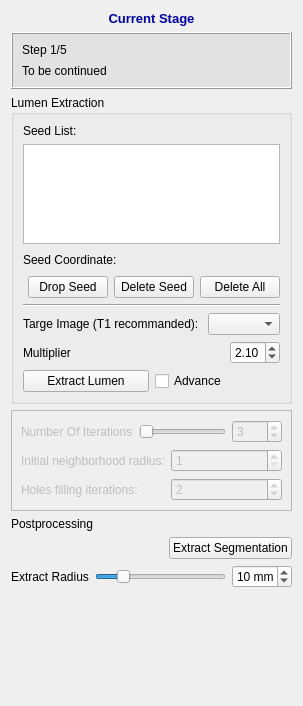
<?xml version="1.0" encoding="UTF-8"?>
<ui version="4.0">
 <class>QInteractorStyleLumenSeedsPlacer</class>
 <widget class="QWidget" name="QInteractorStyleLumenSeedsPlacer">
  <property name="geometry">
   <rect>
    <x>0</x>
    <y>0</y>
    <width>295</width>
    <height>706</height>
   </rect>
  </property>
  <property name="windowTitle">
   <string>SeedsPlacer</string>
  </property>
  <layout class="QVBoxLayout" name="verticalLayout_2">
   <item>
    <widget class="QLabel" name="label_39">
     <property name="font">
      <font>
       <pointsize>10</pointsize>
       <weight>75</weight>
       <bold>true</bold>
      </font>
     </property>
     <property name="text">
      <string>&lt;html&gt;&lt;head/&gt;&lt;body&gt;&lt;p&gt;&lt;span style=&quot; color:#0000a5;&quot;&gt;Current Stage&lt;/span&gt;&lt;/p&gt;&lt;/body&gt;&lt;/html&gt;</string>
     </property>
     <property name="alignment">
      <set>Qt::AlignCenter</set>
     </property>
    </widget>
   </item>
   <item>
    <widget class="QFrame" name="frame_10">
     <property name="minimumSize">
      <size>
       <width>0</width>
       <height>0</height>
      </size>
     </property>
     <property name="font">
      <font>
       <family>Arial</family>
       <pointsize>10</pointsize>
      </font>
     </property>
     <property name="styleSheet">
      <string notr="true">background-color: rgb(226, 226, 226)</string>
     </property>
     <property name="frameShape">
      <enum>QFrame::Box</enum>
     </property>
     <property name="frameShadow">
      <enum>QFrame::Raised</enum>
     </property>
     <property name="lineWidth">
      <number>1</number>
     </property>
     <layout class="QVBoxLayout" name="verticalLayout_25">
      <property name="spacing">
       <number>7</number>
      </property>
      <item>
       <layout class="QVBoxLayout" name="verticalLayout_26">
        <property name="spacing">
         <number>7</number>
        </property>
        <item>
         <layout class="QHBoxLayout" name="horizontalLayout_17">
          <item>
           <widget class="QLabel" name="label_40">
            <property name="font">
             <font>
              <family>Arial</family>
             </font>
            </property>
            <property name="text">
             <string>Step 1/5</string>
            </property>
           </widget>
          </item>
         </layout>
        </item>
       </layout>
      </item>
      <item>
       <widget class="QLabel" name="label_11">
        <property name="text">
         <string>To be continued</string>
        </property>
        <property name="wordWrap">
         <bool>true</bool>
        </property>
       </widget>
      </item>
     </layout>
    </widget>
   </item>
   <item>
    <widget class="QGroupBox" name="groupBox_4">
     <property name="title">
      <string>Lumen Extraction</string>
     </property>
     <layout class="QVBoxLayout" name="verticalLayout">
      <item>
       <widget class="QLabel" name="label_60">
        <property name="text">
         <string>Seed List:</string>
        </property>
       </widget>
      </item>
      <item>
       <widget class="QListWidget" name="listWidgetSeedList">
        <property name="maximumSize">
         <size>
          <width>16777215</width>
          <height>100</height>
         </size>
        </property>
       </widget>
      </item>
      <item>
       <layout class="QHBoxLayout" name="horizontalLayout_18">
        <item>
         <widget class="QLabel" name="label_61">
          <property name="text">
           <string>Seed Coordinate: </string>
          </property>
         </widget>
        </item>
        <item>
         <widget class="QLabel" name="labelSeedCoordinate">
          <property name="text">
           <string/>
          </property>
         </widget>
        </item>
        <item>
         <spacer name="horizontalSpacer_4">
          <property name="orientation">
           <enum>Qt::Horizontal</enum>
          </property>
          <property name="sizeHint" stdset="0">
           <size>
            <width>40</width>
            <height>20</height>
           </size>
          </property>
         </spacer>
        </item>
       </layout>
      </item>
      <item>
       <layout class="QHBoxLayout" name="horizontalLayout_33">
        <item>
         <spacer name="horizontalSpacer_2">
          <property name="orientation">
           <enum>Qt::Horizontal</enum>
          </property>
          <property name="sizeHint" stdset="0">
           <size>
            <width>40</width>
            <height>20</height>
           </size>
          </property>
         </spacer>
        </item>
        <item>
         <widget class="QPushButton" name="dropSeedPushButton">
          <property name="text">
           <string>Drop Seed</string>
          </property>
         </widget>
        </item>
        <item>
         <widget class="QPushButton" name="pushBtnDeleteSeed">
          <property name="sizePolicy">
           <sizepolicy hsizetype="Preferred" vsizetype="Fixed">
            <horstretch>0</horstretch>
            <verstretch>0</verstretch>
           </sizepolicy>
          </property>
          <property name="minimumSize">
           <size>
            <width>0</width>
            <height>0</height>
           </size>
          </property>
          <property name="maximumSize">
           <size>
            <width>150</width>
            <height>16777215</height>
           </size>
          </property>
          <property name="text">
           <string>Delete Seed</string>
          </property>
         </widget>
        </item>
        <item>
         <widget class="QPushButton" name="deleteAllSeedsPushButton">
          <property name="text">
           <string>Delete All</string>
          </property>
         </widget>
        </item>
       </layout>
      </item>
      <item>
       <widget class="Line" name="line">
        <property name="orientation">
         <enum>Qt::Horizontal</enum>
        </property>
       </widget>
      </item>
      <item>
       <layout class="QHBoxLayout" name="horizontalLayout_35">
        <item>
         <widget class="QLabel" name="label_62">
          <property name="text">
           <string>Targe Image (T1 recommanded): </string>
          </property>
         </widget>
        </item>
        <item>
         <widget class="QComboBox" name="comboBoxTargeImage"/>
        </item>
       </layout>
      </item>
      <item>
       <layout class="QHBoxLayout" name="horizontalLayout_10">
        <item>
         <widget class="QLabel" name="label_4">
          <property name="text">
           <string>Multiplier</string>
          </property>
         </widget>
        </item>
        <item>
         <spacer name="horizontalSpacer_3">
          <property name="orientation">
           <enum>Qt::Horizontal</enum>
          </property>
          <property name="sizeHint" stdset="0">
           <size>
            <width>40</width>
            <height>20</height>
           </size>
          </property>
         </spacer>
        </item>
        <item>
         <widget class="QDoubleSpinBox" name="doubleSpinBoxMultiplier">
          <property name="minimumSize">
           <size>
            <width>50</width>
            <height>0</height>
           </size>
          </property>
          <property name="maximumSize">
           <size>
            <width>50</width>
            <height>16777215</height>
           </size>
          </property>
          <property name="minimum">
           <double>1.700000000000000</double>
          </property>
          <property name="maximum">
           <double>2.500000000000000</double>
          </property>
          <property name="singleStep">
           <double>0.050000000000000</double>
          </property>
          <property name="value">
           <double>2.100000000000000</double>
          </property>
         </widget>
        </item>
       </layout>
      </item>
      <item>
       <layout class="QHBoxLayout" name="horizontalLayout">
        <item>
         <widget class="QPushButton" name="pushBtnExtractLumen">
          <property name="sizePolicy">
           <sizepolicy hsizetype="Preferred" vsizetype="Fixed">
            <horstretch>0</horstretch>
            <verstretch>0</verstretch>
           </sizepolicy>
          </property>
          <property name="text">
           <string>Extract Lumen</string>
          </property>
         </widget>
        </item>
        <item>
         <widget class="QCheckBox" name="checkBox">
          <property name="sizePolicy">
           <sizepolicy hsizetype="Preferred" vsizetype="Fixed">
            <horstretch>0</horstretch>
            <verstretch>0</verstretch>
           </sizepolicy>
          </property>
          <property name="minimumSize">
           <size>
            <width>0</width>
            <height>0</height>
           </size>
          </property>
          <property name="text">
           <string>Advance</string>
          </property>
         </widget>
        </item>
       </layout>
      </item>
     </layout>
     <zorder>line</zorder>
     <zorder>listWidgetSeedList</zorder>
     <zorder>label_60</zorder>
    </widget>
   </item>
   <item>
    <widget class="QFrame" name="frame">
     <property name="enabled">
      <bool>false</bool>
     </property>
     <property name="frameShape">
      <enum>QFrame::StyledPanel</enum>
     </property>
     <property name="frameShadow">
      <enum>QFrame::Raised</enum>
     </property>
     <layout class="QGridLayout" name="gridLayout">
      <item row="2" column="1">
       <widget class="QSpinBox" name="spinBox">
        <property name="value">
         <number>2</number>
        </property>
       </widget>
      </item>
      <item row="2" column="0">
       <widget class="QLabel" name="label_8">
        <property name="text">
         <string>Holes filling iterations: </string>
        </property>
       </widget>
      </item>
      <item row="1" column="0">
       <widget class="QLabel" name="label">
        <property name="text">
         <string>Initial neighborhood radius:</string>
        </property>
       </widget>
      </item>
      <item row="1" column="1">
       <widget class="QSpinBox" name="initialNeighbodhoodSpinBox">
        <property name="minimum">
         <number>1</number>
        </property>
        <property name="maximum">
         <number>10</number>
        </property>
        <property name="displayIntegerBase" stdset="0">
         <number>10</number>
        </property>
       </widget>
      </item>
      <item row="0" column="0" colspan="2">
       <layout class="QHBoxLayout" name="horizontalLayout_14">
        <item>
         <widget class="QLabel" name="label_3">
          <property name="text">
           <string>Number Of Iterations</string>
          </property>
         </widget>
        </item>
        <item>
         <widget class="QSlider" name="numberOfIterationsSliderInit">
          <property name="minimum">
           <number>3</number>
          </property>
          <property name="maximum">
           <number>20</number>
          </property>
          <property name="value">
           <number>3</number>
          </property>
          <property name="sliderPosition">
           <number>3</number>
          </property>
          <property name="orientation">
           <enum>Qt::Horizontal</enum>
          </property>
         </widget>
        </item>
        <item>
         <widget class="QSpinBox" name="numberOfIterationsSpinBox">
          <property name="minimumSize">
           <size>
            <width>50</width>
            <height>0</height>
           </size>
          </property>
          <property name="maximumSize">
           <size>
            <width>50</width>
            <height>16777215</height>
           </size>
          </property>
          <property name="minimum">
           <number>1</number>
          </property>
          <property name="maximum">
           <number>20</number>
          </property>
          <property name="value">
           <number>3</number>
          </property>
         </widget>
        </item>
       </layout>
      </item>
     </layout>
    </widget>
   </item>
   <item>
    <widget class="QLabel" name="label_6">
     <property name="text">
      <string>Postprocessing</string>
     </property>
    </widget>
   </item>
   <item>
    <layout class="QHBoxLayout" name="horizontalLayout_3">
     <item>
      <spacer name="horizontalSpacer_7">
       <property name="orientation">
        <enum>Qt::Horizontal</enum>
       </property>
       <property name="sizeHint" stdset="0">
        <size>
         <width>40</width>
         <height>20</height>
        </size>
       </property>
      </spacer>
     </item>
     <item>
      <widget class="QPushButton" name="pushBtnExtractSegmentation">
       <property name="sizePolicy">
        <sizepolicy hsizetype="Preferred" vsizetype="Fixed">
         <horstretch>0</horstretch>
         <verstretch>0</verstretch>
        </sizepolicy>
       </property>
       <property name="text">
        <string>Extract Segmentation</string>
       </property>
      </widget>
     </item>
    </layout>
   </item>
   <item>
    <layout class="QHBoxLayout" name="horizontalLayout_2">
     <item>
      <widget class="QLabel" name="label_5">
       <property name="text">
        <string>Extract Radius</string>
       </property>
      </widget>
     </item>
     <item>
      <widget class="QSlider" name="hSliderExtractRadius">
       <property name="minimum">
        <number>1</number>
       </property>
       <property name="maximum">
        <number>50</number>
       </property>
       <property name="singleStep">
        <number>5</number>
       </property>
       <property name="value">
        <number>10</number>
       </property>
       <property name="orientation">
        <enum>Qt::Horizontal</enum>
       </property>
      </widget>
     </item>
     <item>
      <widget class="QSpinBox" name="spinBoxExtractRadius">
       <property name="minimumSize">
        <size>
         <width>50</width>
         <height>0</height>
        </size>
       </property>
       <property name="maximumSize">
        <size>
         <width>60</width>
         <height>16777215</height>
        </size>
       </property>
       <property name="suffix">
        <string> mm</string>
       </property>
       <property name="prefix">
        <string/>
       </property>
       <property name="maximum">
        <number>50</number>
       </property>
       <property name="singleStep">
        <number>5</number>
       </property>
       <property name="value">
        <number>10</number>
       </property>
      </widget>
     </item>
    </layout>
   </item>
   <item>
    <spacer name="verticalSpacer_4">
     <property name="orientation">
      <enum>Qt::Vertical</enum>
     </property>
     <property name="sizeHint" stdset="0">
      <size>
       <width>20</width>
       <height>104</height>
      </size>
     </property>
    </spacer>
   </item>
  </layout>
 </widget>
 <resources/>
 <connections>
  <connection>
   <sender>numberOfIterationsSliderInit</sender>
   <signal>sliderMoved(int)</signal>
   <receiver>numberOfIterationsSpinBox</receiver>
   <slot>setValue(int)</slot>
   <hints>
    <hint type="sourcelabel">
     <x>218</x>
     <y>437</y>
    </hint>
    <hint type="destinationlabel">
     <x>274</x>
     <y>436</y>
    </hint>
   </hints>
  </connection>
  <connection>
   <sender>numberOfIterationsSpinBox</sender>
   <signal>valueChanged(int)</signal>
   <receiver>numberOfIterationsSliderInit</receiver>
   <slot>setValue(int)</slot>
   <hints>
    <hint type="sourcelabel">
     <x>274</x>
     <y>436</y>
    </hint>
    <hint type="destinationlabel">
     <x>218</x>
     <y>437</y>
    </hint>
   </hints>
  </connection>
  <connection>
   <sender>checkBox</sender>
   <signal>clicked(bool)</signal>
   <receiver>frame</receiver>
   <slot>setEnabled(bool)</slot>
   <hints>
    <hint type="sourcelabel">
     <x>274</x>
     <y>383</y>
    </hint>
    <hint type="destinationlabel">
     <x>237</x>
     <y>426</y>
    </hint>
   </hints>
  </connection>
  <connection>
   <sender>hSliderExtractRadius</sender>
   <signal>valueChanged(int)</signal>
   <receiver>spinBoxExtractRadius</receiver>
   <slot>setValue(int)</slot>
   <hints>
    <hint type="sourcelabel">
     <x>171</x>
     <y>570</y>
    </hint>
    <hint type="destinationlabel">
     <x>271</x>
     <y>571</y>
    </hint>
   </hints>
  </connection>
  <connection>
   <sender>spinBoxExtractRadius</sender>
   <signal>valueChanged(int)</signal>
   <receiver>hSliderExtractRadius</receiver>
   <slot>setValue(int)</slot>
   <hints>
    <hint type="sourcelabel">
     <x>248</x>
     <y>563</y>
    </hint>
    <hint type="destinationlabel">
     <x>177</x>
     <y>564</y>
    </hint>
   </hints>
  </connection>
 </connections>
</ui>
